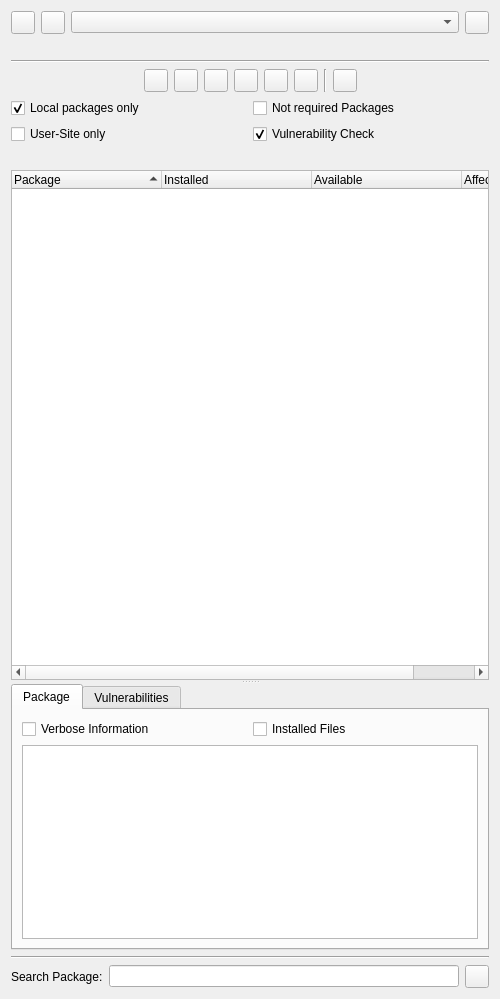
<?xml version="1.0" encoding="UTF-8"?>
<ui version="4.0">
 <class>PipPackagesWidget</class>
 <widget class="QWidget" name="PipPackagesWidget">
  <property name="geometry">
   <rect>
    <x>0</x>
    <y>0</y>
    <width>500</width>
    <height>999</height>
   </rect>
  </property>
  <layout class="QVBoxLayout" name="verticalLayout">
   <item>
    <layout class="QHBoxLayout" name="horizontalLayout">
     <item>
      <widget class="QToolButton" name="viewToggleButton">
       <property name="toolTip">
        <string>Toggle to show or hide the dependency tree view</string>
       </property>
       <property name="checkable">
        <bool>true</bool>
       </property>
      </widget>
     </item>
     <item>
      <widget class="QToolButton" name="includeGlobalsButton">
       <property name="toolTip">
        <string>Press to include global environments.</string>
       </property>
       <property name="checkable">
        <bool>true</bool>
       </property>
      </widget>
     </item>
     <item>
      <widget class="QComboBox" name="environmentsComboBox"/>
     </item>
     <item>
      <widget class="EricToolButton" name="pipMenuButton">
       <property name="popupMode">
        <enum>QToolButton::ToolButtonPopupMode::InstantPopup</enum>
       </property>
      </widget>
     </item>
    </layout>
   </item>
   <item>
    <widget class="EricSqueezeLabelPath" name="environmentPathLabel">
     <property name="text">
      <string notr="true"/>
     </property>
    </widget>
   </item>
   <item>
    <widget class="Line" name="line">
     <property name="orientation">
      <enum>Qt::Orientation::Horizontal</enum>
     </property>
    </widget>
   </item>
   <item>
    <widget class="QStackedWidget" name="viewsStackWidget">
     <property name="currentIndex">
      <number>0</number>
     </property>
     <widget class="QWidget" name="packagesPage">
      <layout class="QVBoxLayout" name="verticalLayout_5">
       <property name="leftMargin">
        <number>0</number>
       </property>
       <property name="topMargin">
        <number>0</number>
       </property>
       <property name="rightMargin">
        <number>0</number>
       </property>
       <property name="bottomMargin">
        <number>0</number>
       </property>
       <item>
        <widget class="QWidget" name="baseWidget" native="true">
         <layout class="QVBoxLayout" name="verticalLayout_6">
          <property name="leftMargin">
           <number>0</number>
          </property>
          <property name="topMargin">
           <number>0</number>
          </property>
          <property name="rightMargin">
           <number>0</number>
          </property>
          <property name="bottomMargin">
           <number>0</number>
          </property>
          <item>
           <layout class="QHBoxLayout" name="horizontalLayout_2">
            <item>
             <spacer name="horizontalSpacer">
              <property name="orientation">
               <enum>Qt::Orientation::Horizontal</enum>
              </property>
              <property name="sizeHint" stdset="0">
               <size>
                <width>40</width>
                <height>20</height>
               </size>
              </property>
             </spacer>
            </item>
            <item>
             <widget class="QToolButton" name="refreshButton">
              <property name="toolTip">
               <string>Press to refresh the lists</string>
              </property>
             </widget>
            </item>
            <item>
             <widget class="QToolButton" name="installButton">
              <property name="toolTip">
               <string>Press to install a package.</string>
              </property>
             </widget>
            </item>
            <item>
             <widget class="QToolButton" name="upgradeButton">
              <property name="toolTip">
               <string>Press to upgrade the selected packages</string>
              </property>
             </widget>
            </item>
            <item>
             <widget class="QToolButton" name="upgradeAllButton">
              <property name="toolTip">
               <string>Press to upgrade all listed packages</string>
              </property>
             </widget>
            </item>
            <item>
             <widget class="QToolButton" name="uninstallButton">
              <property name="toolTip">
               <string>Press to uninstall the selected package</string>
              </property>
             </widget>
            </item>
            <item>
             <widget class="QToolButton" name="showPackageDetailsButton">
              <property name="toolTip">
               <string>Press to show details for the selected entry</string>
              </property>
             </widget>
            </item>
            <item>
             <widget class="Line" name="line_3">
              <property name="orientation">
               <enum>Qt::Orientation::Vertical</enum>
              </property>
             </widget>
            </item>
            <item>
             <widget class="QToolButton" name="cleanupButton">
              <property name="toolTip">
               <string>Press to remove leftovers of an upgrade or uninstall run.</string>
              </property>
             </widget>
            </item>
            <item>
             <spacer name="horizontalSpacer_2">
              <property name="orientation">
               <enum>Qt::Orientation::Horizontal</enum>
              </property>
              <property name="sizeHint" stdset="0">
               <size>
                <width>40</width>
                <height>20</height>
               </size>
              </property>
             </spacer>
            </item>
           </layout>
          </item>
          <item>
           <layout class="QGridLayout" name="gridLayout_2">
            <item row="0" column="0">
             <widget class="QCheckBox" name="localCheckBox">
              <property name="toolTip">
               <string>Select to show only locally-installed packages</string>
              </property>
              <property name="text">
               <string>Local packages only</string>
              </property>
              <property name="checked">
               <bool>true</bool>
              </property>
             </widget>
            </item>
            <item row="0" column="1">
             <widget class="QCheckBox" name="notRequiredCheckBox">
              <property name="toolTip">
               <string>Select to list packages that are not dependencies of installed packages</string>
              </property>
              <property name="text">
               <string>Not required Packages</string>
              </property>
             </widget>
            </item>
            <item row="1" column="0">
             <widget class="QCheckBox" name="userCheckBox">
              <property name="toolTip">
               <string>Select to show only packages installed to the user-site</string>
              </property>
              <property name="text">
               <string>User-Site only</string>
              </property>
             </widget>
            </item>
            <item row="1" column="1">
             <widget class="QCheckBox" name="vulnerabilityCheckBox">
              <property name="toolTip">
               <string>Perform vulnerability checks based on &quot;Safety DB&quot;.</string>
              </property>
              <property name="text">
               <string>Vulnerability Check</string>
              </property>
              <property name="checked">
               <bool>true</bool>
              </property>
             </widget>
            </item>
           </layout>
          </item>
          <item>
           <widget class="QLabel" name="statusLabel"/>
          </item>
          <item>
           <widget class="QSplitter" name="splitter">
            <property name="orientation">
             <enum>Qt::Orientation::Vertical</enum>
            </property>
            <property name="childrenCollapsible">
             <bool>false</bool>
            </property>
            <widget class="QTreeWidget" name="packagesList">
             <property name="sizePolicy">
              <sizepolicy hsizetype="Expanding" vsizetype="Expanding">
               <horstretch>0</horstretch>
               <verstretch>3</verstretch>
              </sizepolicy>
             </property>
             <property name="alternatingRowColors">
              <bool>true</bool>
             </property>
             <property name="selectionMode">
              <enum>QAbstractItemView::SelectionMode::ExtendedSelection</enum>
             </property>
             <property name="rootIsDecorated">
              <bool>false</bool>
             </property>
             <property name="itemsExpandable">
              <bool>false</bool>
             </property>
             <property name="sortingEnabled">
              <bool>true</bool>
             </property>
             <attribute name="headerDefaultSectionSize">
              <number>150</number>
             </attribute>
             <column>
              <property name="text">
               <string>Package</string>
              </property>
             </column>
             <column>
              <property name="text">
               <string>Installed</string>
              </property>
             </column>
             <column>
              <property name="text">
               <string>Available</string>
              </property>
             </column>
             <column>
              <property name="text">
               <string>Affected</string>
              </property>
             </column>
            </widget>
            <widget class="QTabWidget" name="infoWidget">
             <property name="currentIndex">
              <number>0</number>
             </property>
             <widget class="QWidget" name="packageTab">
              <attribute name="title">
               <string>Package</string>
              </attribute>
              <layout class="QVBoxLayout" name="verticalLayout_4">
               <item>
                <layout class="QHBoxLayout" name="horizontalLayout_7">
                 <item>
                  <widget class="QCheckBox" name="verboseCheckBox">
                   <property name="toolTip">
                    <string>Select to show verbose package information</string>
                   </property>
                   <property name="text">
                    <string>Verbose Information</string>
                   </property>
                  </widget>
                 </item>
                 <item>
                  <widget class="QCheckBox" name="installedFilesCheckBox">
                   <property name="toolTip">
                    <string>Select to show information about installed files</string>
                   </property>
                   <property name="text">
                    <string>Installed Files</string>
                   </property>
                  </widget>
                 </item>
                </layout>
               </item>
               <item>
                <widget class="QTreeWidget" name="packageInfoWidget">
                 <property name="sizePolicy">
                  <sizepolicy hsizetype="Expanding" vsizetype="Expanding">
                   <horstretch>0</horstretch>
                   <verstretch>1</verstretch>
                  </sizepolicy>
                 </property>
                 <property name="alternatingRowColors">
                  <bool>true</bool>
                 </property>
                 <property name="selectionBehavior">
                  <enum>QAbstractItemView::SelectionBehavior::SelectItems</enum>
                 </property>
                 <property name="rootIsDecorated">
                  <bool>false</bool>
                 </property>
                 <property name="itemsExpandable">
                  <bool>false</bool>
                 </property>
                 <property name="allColumnsShowFocus">
                  <bool>true</bool>
                 </property>
                 <property name="wordWrap">
                  <bool>true</bool>
                 </property>
                 <property name="columnCount">
                  <number>2</number>
                 </property>
                 <attribute name="headerVisible">
                  <bool>false</bool>
                 </attribute>
                 <attribute name="headerStretchLastSection">
                  <bool>false</bool>
                 </attribute>
                 <column>
                  <property name="text">
                   <string notr="true">1</string>
                  </property>
                 </column>
                 <column>
                  <property name="text">
                   <string notr="true">2</string>
                  </property>
                 </column>
                </widget>
               </item>
              </layout>
             </widget>
             <widget class="QWidget" name="vulnerabilitiesTab">
              <attribute name="title">
               <string>Vulnerabilities</string>
              </attribute>
              <layout class="QVBoxLayout" name="verticalLayout_3">
               <item>
                <widget class="QTreeWidget" name="vulnerabilitiesInfoWidget">
                 <property name="sizePolicy">
                  <sizepolicy hsizetype="Expanding" vsizetype="Expanding">
                   <horstretch>0</horstretch>
                   <verstretch>1</verstretch>
                  </sizepolicy>
                 </property>
                 <property name="alternatingRowColors">
                  <bool>true</bool>
                 </property>
                 <property name="selectionBehavior">
                  <enum>QAbstractItemView::SelectionBehavior::SelectItems</enum>
                 </property>
                 <property name="rootIsDecorated">
                  <bool>false</bool>
                 </property>
                 <property name="itemsExpandable">
                  <bool>false</bool>
                 </property>
                 <property name="allColumnsShowFocus">
                  <bool>true</bool>
                 </property>
                 <property name="wordWrap">
                  <bool>true</bool>
                 </property>
                 <property name="columnCount">
                  <number>2</number>
                 </property>
                 <attribute name="headerVisible">
                  <bool>false</bool>
                 </attribute>
                 <attribute name="headerStretchLastSection">
                  <bool>false</bool>
                 </attribute>
                 <column>
                  <property name="text">
                   <string notr="true">1</string>
                  </property>
                 </column>
                 <column>
                  <property name="text">
                   <string notr="true">2</string>
                  </property>
                 </column>
                </widget>
               </item>
              </layout>
             </widget>
            </widget>
           </widget>
          </item>
         </layout>
        </widget>
       </item>
      </layout>
     </widget>
     <widget class="QWidget" name="dependenciesPage">
      <layout class="QVBoxLayout" name="verticalLayout_7">
       <property name="leftMargin">
        <number>0</number>
       </property>
       <property name="topMargin">
        <number>0</number>
       </property>
       <property name="rightMargin">
        <number>0</number>
       </property>
       <property name="bottomMargin">
        <number>0</number>
       </property>
       <item>
        <layout class="QHBoxLayout" name="horizontalLayout_6">
         <item>
          <spacer name="horizontalSpacer_5">
           <property name="orientation">
            <enum>Qt::Orientation::Horizontal</enum>
           </property>
           <property name="sizeHint" stdset="0">
            <size>
             <width>40</width>
             <height>20</height>
            </size>
           </property>
          </spacer>
         </item>
         <item>
          <widget class="QToolButton" name="refreshDependenciesButton">
           <property name="toolTip">
            <string>Press to refresh the dependency tree</string>
           </property>
          </widget>
         </item>
         <item>
          <widget class="QToolButton" name="showDepPackageDetailsButton">
           <property name="toolTip">
            <string>Press to show details for the selected entry</string>
           </property>
          </widget>
         </item>
         <item>
          <widget class="QToolButton" name="dependencyRepairButton">
           <property name="toolTip">
            <string>Press to repair the selected dependency</string>
           </property>
           <property name="text">
            <string/>
           </property>
          </widget>
         </item>
         <item>
          <widget class="QToolButton" name="dependencyRepairAllButton">
           <property name="toolTip">
            <string>Press to repair all dependencies</string>
           </property>
          </widget>
         </item>
         <item>
          <spacer name="horizontalSpacer_6">
           <property name="orientation">
            <enum>Qt::Orientation::Horizontal</enum>
           </property>
           <property name="sizeHint" stdset="0">
            <size>
             <width>40</width>
             <height>20</height>
            </size>
           </property>
          </spacer>
         </item>
         <item>
          <widget class="QLineEdit" name="packageSearchEdit">
           <property name="minimumSize">
            <size>
             <width>150</width>
             <height>0</height>
            </size>
           </property>
           <property name="toolTip">
            <string>Enter search term for packages</string>
           </property>
           <property name="placeholderText">
            <string>Package Search</string>
           </property>
           <property name="clearButtonEnabled">
            <bool>true</bool>
           </property>
          </widget>
         </item>
        </layout>
       </item>
       <item>
        <widget class="QGroupBox" name="groupBox">
         <property name="title">
          <string>View Type</string>
         </property>
         <layout class="QHBoxLayout" name="horizontalLayout_5">
          <item>
           <widget class="QRadioButton" name="requiresButton">
            <property name="toolTip">
             <string>Select to show which package requires other packages</string>
            </property>
            <property name="text">
             <string>Requires</string>
            </property>
            <property name="checked">
             <bool>true</bool>
            </property>
           </widget>
          </item>
          <item>
           <widget class="QRadioButton" name="requiredByButton">
            <property name="toolTip">
             <string>Select to show which package is required by others</string>
            </property>
            <property name="text">
             <string>Required By</string>
            </property>
           </widget>
          </item>
         </layout>
        </widget>
       </item>
       <item>
        <layout class="QHBoxLayout" name="horizontalLayout_4">
         <item>
          <widget class="QCheckBox" name="localDepCheckBox">
           <property name="toolTip">
            <string>Select to show only dependencies of locally installed packages</string>
           </property>
           <property name="text">
            <string>Local packages only</string>
           </property>
           <property name="checked">
            <bool>true</bool>
           </property>
          </widget>
         </item>
         <item>
          <widget class="QCheckBox" name="userDepCheckBox">
           <property name="toolTip">
            <string>Select to show only dependencies of packages installed to the user-site</string>
           </property>
           <property name="text">
            <string>User-Site only</string>
           </property>
          </widget>
         </item>
        </layout>
       </item>
       <item>
        <widget class="QSplitter" name="splitter_2">
         <property name="orientation">
          <enum>Qt::Orientation::Vertical</enum>
         </property>
         <widget class="QTreeWidget" name="dependenciesList">
          <property name="sizePolicy">
           <sizepolicy hsizetype="Expanding" vsizetype="Expanding">
            <horstretch>0</horstretch>
            <verstretch>3</verstretch>
           </sizepolicy>
          </property>
          <property name="alternatingRowColors">
           <bool>true</bool>
          </property>
          <property name="selectionMode">
           <enum>QAbstractItemView::SelectionMode::ExtendedSelection</enum>
          </property>
          <property name="sortingEnabled">
           <bool>true</bool>
          </property>
          <property name="expandsOnDoubleClick">
           <bool>false</bool>
          </property>
          <attribute name="headerDefaultSectionSize">
           <number>150</number>
          </attribute>
          <column>
           <property name="text">
            <string>Package</string>
           </property>
          </column>
          <column>
           <property name="text">
            <string>Installed</string>
           </property>
          </column>
          <column>
           <property name="text">
            <string>Required</string>
           </property>
          </column>
         </widget>
         <widget class="QTreeWidget" name="dependencyInfoWidget">
          <property name="sizePolicy">
           <sizepolicy hsizetype="Expanding" vsizetype="Expanding">
            <horstretch>0</horstretch>
            <verstretch>1</verstretch>
           </sizepolicy>
          </property>
          <property name="alternatingRowColors">
           <bool>true</bool>
          </property>
          <property name="rootIsDecorated">
           <bool>false</bool>
          </property>
          <property name="itemsExpandable">
           <bool>false</bool>
          </property>
          <property name="allColumnsShowFocus">
           <bool>true</bool>
          </property>
          <property name="wordWrap">
           <bool>true</bool>
          </property>
          <property name="columnCount">
           <number>2</number>
          </property>
          <attribute name="headerVisible">
           <bool>false</bool>
          </attribute>
          <attribute name="headerStretchLastSection">
           <bool>false</bool>
          </attribute>
          <column>
           <property name="text">
            <string notr="true">1</string>
           </property>
          </column>
          <column>
           <property name="text">
            <string notr="true">2</string>
           </property>
          </column>
         </widget>
        </widget>
       </item>
      </layout>
     </widget>
    </widget>
   </item>
   <item>
    <widget class="Line" name="line_2">
     <property name="orientation">
      <enum>Qt::Orientation::Horizontal</enum>
     </property>
    </widget>
   </item>
   <item>
    <layout class="QHBoxLayout" name="horizontalLayout_3">
     <item>
      <widget class="QLabel" name="label">
       <property name="text">
        <string>Search Package:</string>
       </property>
      </widget>
     </item>
     <item>
      <widget class="QLineEdit" name="searchEdit">
       <property name="toolTip">
        <string>Enter package name to search for.</string>
       </property>
      </widget>
     </item>
     <item>
      <widget class="QToolButton" name="searchButton">
       <property name="toolTip">
        <string>Press to open a web browser for searching.</string>
       </property>
      </widget>
     </item>
    </layout>
   </item>
  </layout>
 </widget>
 <customwidgets>
  <customwidget>
   <class>EricToolButton</class>
   <extends>QToolButton</extends>
   <header>eric7/EricWidgets/EricToolButton.h</header>
  </customwidget>
  <customwidget>
   <class>EricSqueezeLabelPath</class>
   <extends>QLabel</extends>
   <header>eric7/EricWidgets/EricSqueezeLabels.h</header>
  </customwidget>
 </customwidgets>
 <tabstops>
  <tabstop>viewToggleButton</tabstop>
  <tabstop>includeGlobalsButton</tabstop>
  <tabstop>environmentsComboBox</tabstop>
  <tabstop>pipMenuButton</tabstop>
  <tabstop>refreshButton</tabstop>
  <tabstop>installButton</tabstop>
  <tabstop>upgradeButton</tabstop>
  <tabstop>upgradeAllButton</tabstop>
  <tabstop>uninstallButton</tabstop>
  <tabstop>showPackageDetailsButton</tabstop>
  <tabstop>cleanupButton</tabstop>
  <tabstop>localCheckBox</tabstop>
  <tabstop>notRequiredCheckBox</tabstop>
  <tabstop>userCheckBox</tabstop>
  <tabstop>vulnerabilityCheckBox</tabstop>
  <tabstop>packagesList</tabstop>
  <tabstop>infoWidget</tabstop>
  <tabstop>verboseCheckBox</tabstop>
  <tabstop>installedFilesCheckBox</tabstop>
  <tabstop>packageInfoWidget</tabstop>
  <tabstop>vulnerabilitiesInfoWidget</tabstop>
  <tabstop>refreshDependenciesButton</tabstop>
  <tabstop>showDepPackageDetailsButton</tabstop>
  <tabstop>dependencyRepairButton</tabstop>
  <tabstop>dependencyRepairAllButton</tabstop>
  <tabstop>packageSearchEdit</tabstop>
  <tabstop>requiresButton</tabstop>
  <tabstop>requiredByButton</tabstop>
  <tabstop>localDepCheckBox</tabstop>
  <tabstop>userDepCheckBox</tabstop>
  <tabstop>dependenciesList</tabstop>
  <tabstop>dependencyInfoWidget</tabstop>
  <tabstop>searchEdit</tabstop>
  <tabstop>searchButton</tabstop>
 </tabstops>
 <resources/>
 <connections/>
</ui>
